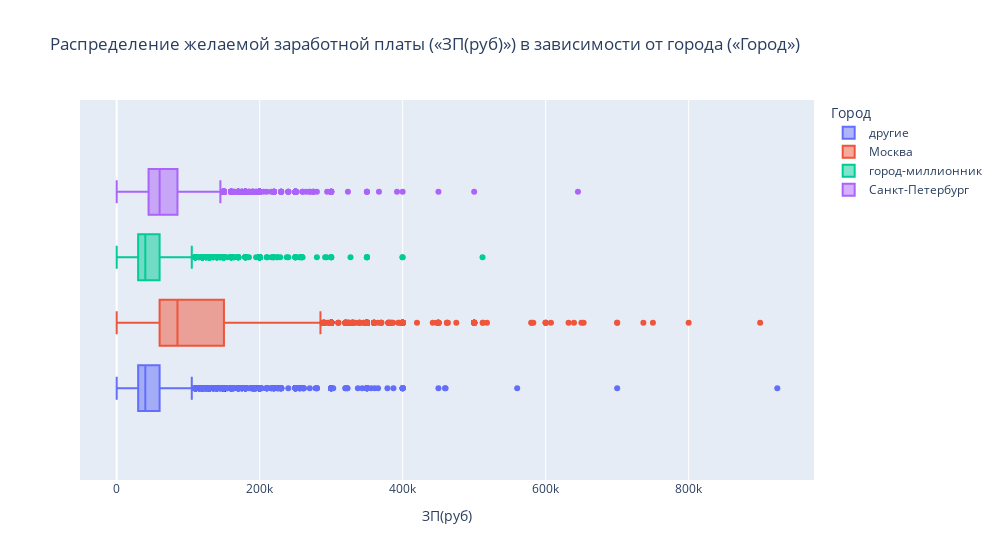

This figure's notebook cell:
### Markdown cell above
5. Постройте диаграмму, которая показывает распределение желаемой заработной платы (**"ЗП (руб)"**) в зависимости от города (**"Город"**). Используйте для диаграммы данные о резюме, где желая заработная плата меньше 1 млн рублей.
*Сделайте выводы по полученной диаграмме: как соотносятся медианные уровни желаемой заработной платы и их размах в городах? Как вы считаете, важен ли признак города при прогнозировании заработной платы?*

### Code cell
# ваш код здесь

filter_zp = df.loc[df['ЗП(руб)']<1000000]

fig = px.box(
    data_frame = filter_zp,
    x = 'ЗП(руб)',
    color='Город',
    title = 'Распределение желаемой заработной платы («ЗП(руб)») в зависимости от города («Город»)',
    width=1000,
)
fig.show()
fig.write_html("/home/mur/Attest1/plotly/box5.html")

### Figure 1 — Plotly figure (JSON) as saved in the notebook; plotly's stock layout.template omitted (floating-point values rounded to 4 significant figures; data arrays with more than 128 entries replaced by an {"elided": "..."} marker saying what was removed)
{"data": [{"alignmentgroup": "True", "hovertemplate": "Город=другие<br>ЗП(руб)=%{x}<extra></extra>", "legendgroup": "другие", "marker": {"color": "#636efa"}, "name": "другие", "notched": false, "offsetgroup": "другие", "orientation": "h", "showlegend": true, "type": "box", "x": {"elided": "16450 float values"}, "x0": " ", "xaxis": "x", "y0": " ", "yaxis": "y"}, {"alignmentgroup": "True", "hovertemplate": "Город=Москва<br>ЗП(руб)=%{x}<extra></extra>", "legendgroup": "Москва", "marker": {"color": "#EF553B"}, "name": "Москва", "notched": false, "offsetgroup": "Москва", "orientation": "h", "showlegend": true, "type": "box", "x": {"elided": "16617 float values"}, "x0": " ", "xaxis": "x", "y0": " ", "yaxis": "y"}, {"alignmentgroup": "True", "hovertemplate": "Город=город-миллионник<br>ЗП(руб)=%{x}<extra></extra>", "legendgroup": "город-миллионник", "marker": {"color": "#00cc96"}, "name": "город-миллионник", "notched": false, "offsetgroup": "город-миллионник", "orientation": "h", "showlegend": true, "type": "box", "x": {"elided": "6734 float values"}, "x0": " ", "xaxis": "x", "y0": " ", "yaxis": "y"}, {"alignmentgroup": "True", "hovertemplate": "Город=Санкт-Петербург<br>ЗП(руб)=%{x}<extra></extra>", "legendgroup": "Санкт-Петербург", "marker": {"color": "#ab63fa"}, "name": "Санкт-Петербург", "notched": false, "offsetgroup": "Санкт-Петербург", "orientation": "h", "showlegend": true, "type": "box", "x": {"elided": "4937 float values"}, "x0": " ", "xaxis": "x", "y0": " ", "yaxis": "y"}], "layout": {"boxmode": "group", "legend": {"title": {"text": "Город"}, "tracegroupgap": 0}, "title": {"text": "Распределение желаемой заработной платы («ЗП(руб)») в зависимости от города («Город»)"}, "width": 1000, "xaxis": {"anchor": "y", "domain": [0, 1], "title": {"text": "ЗП(руб)"}}, "yaxis": {"anchor": "x", "domain": [0, 1]}}}
